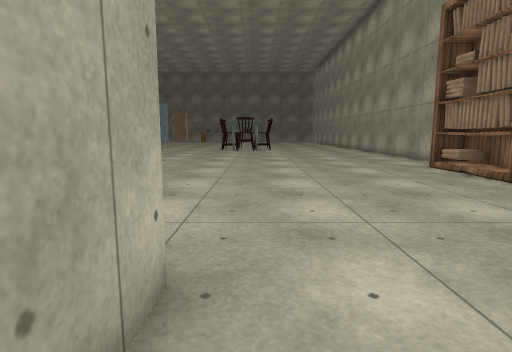
view 1 (above)

20 first-person views from a walk through a scene from a Unity 3-D project. The camera is 1.2 m above the floor, tilts 8° down and sees 80° across. The floor is counted in squares, 1 m on a side. Each view is taken from the middle of a square. On the plan, view 1 faces up. The plan holds only what a view shows up to about 13 squares ahead; the rest is blank. The place goes on beyond the plan. The player character is not drawn. Some surface patterns are stand-ins.

view 2
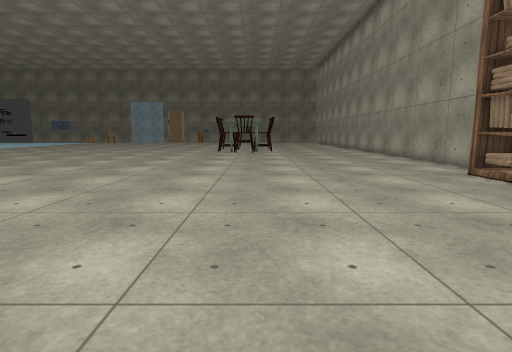

view 3
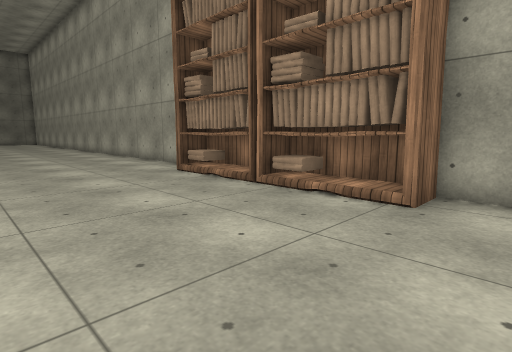

view 4
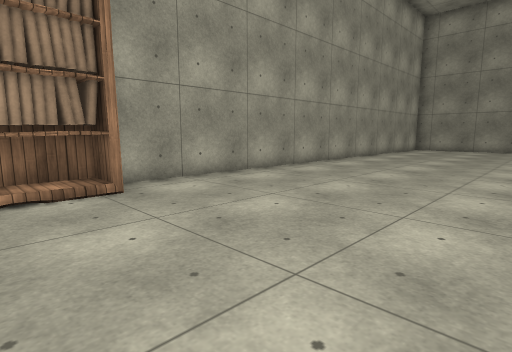

view 5
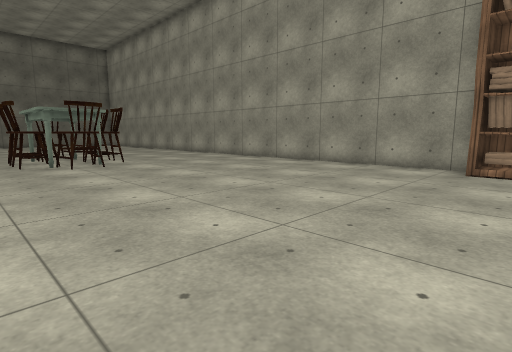

view 6
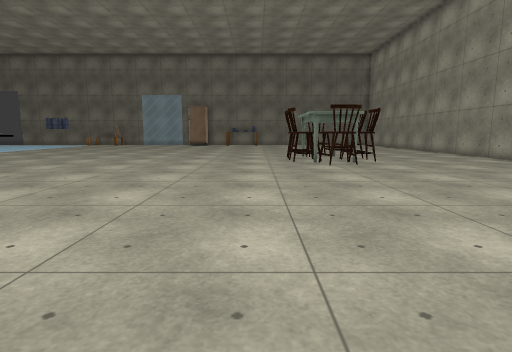

view 7
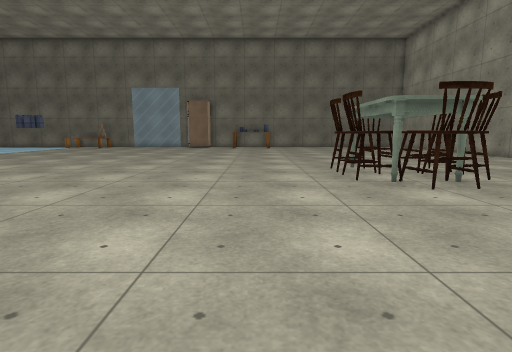

view 8
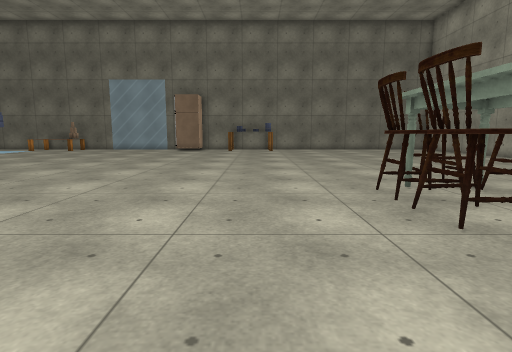

view 9
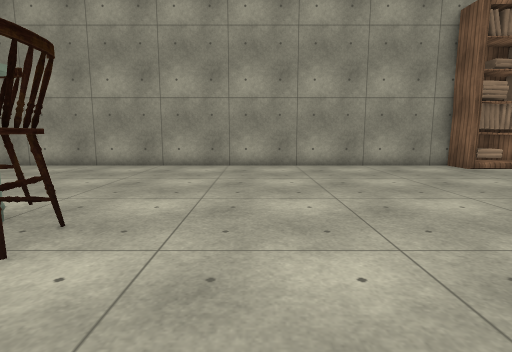

view 10
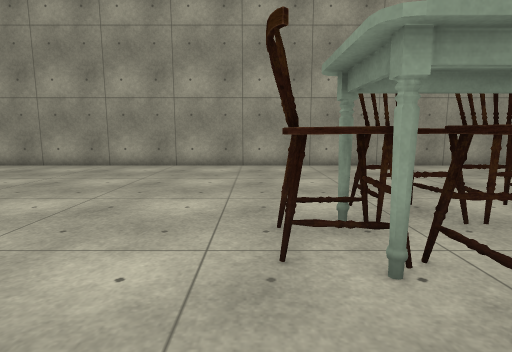

view 11
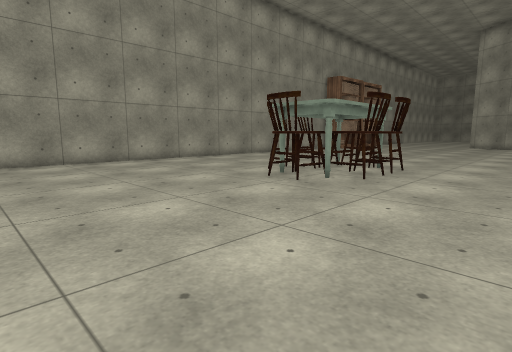

view 12
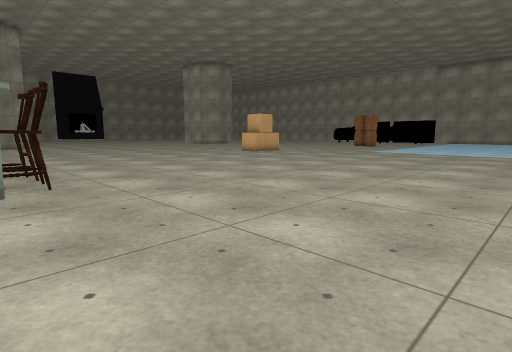

view 13
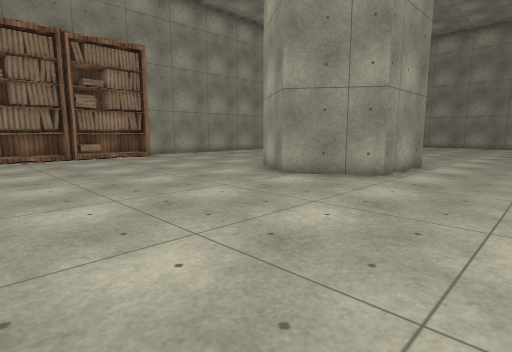

view 14
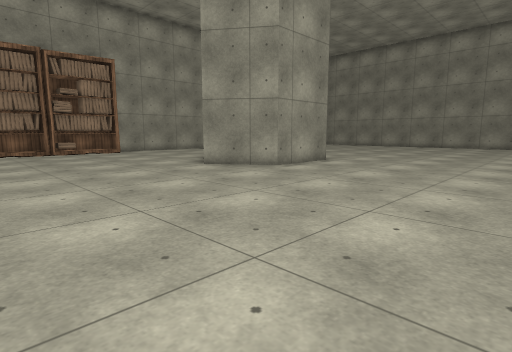

view 15
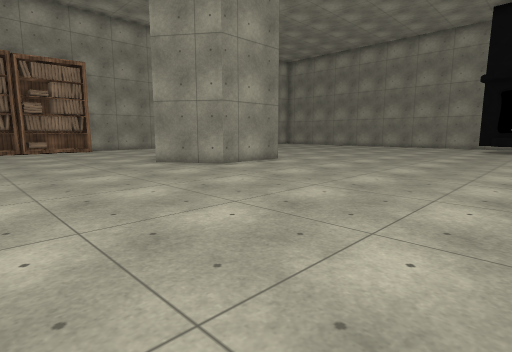

view 16
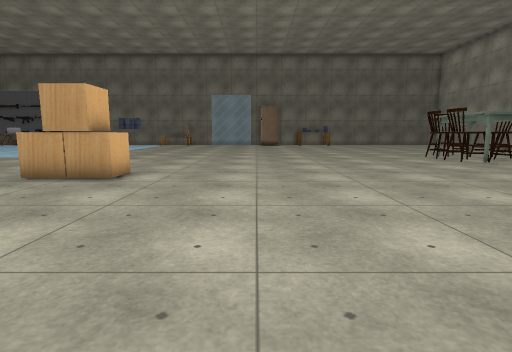

view 17
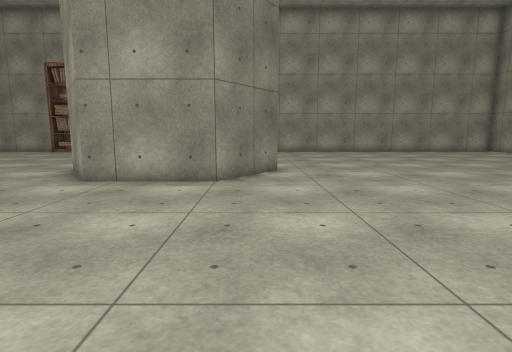

view 18
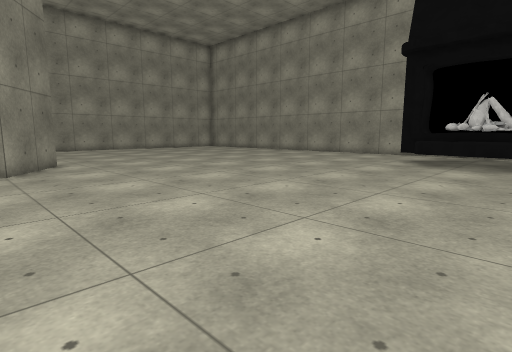

view 19
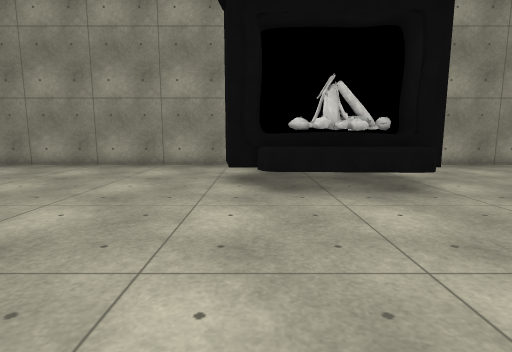

view 20
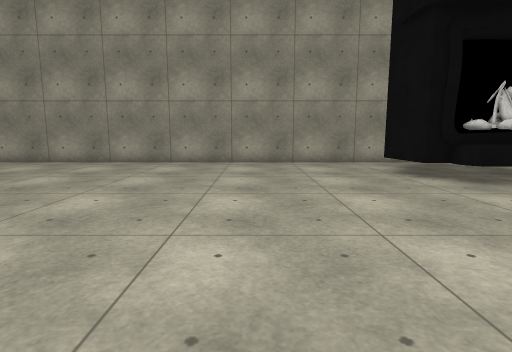

### Floor plan
Key: @ floor where view 1 was taken; # wall or solid block; . floor; = window, fence, low wall or low ledge; ^ raised ledge; S shelf; C crate; O other object.
Columns run from 16 left of view 1 to 8 right of it. Each row starts with its distance up from view 1.
 32          ........  .....#
 31 ........................#
 30 ........................#
 29 ........................#
 28  .......................#
 27  .......................#
 26  ..............O........#
 25   ............OOO.......#
 24    ...........OOOO......#
 23    ...........OOOO......#
 22 ..............OOOO......#
 21 ...............OO.......#
 20  .......................#
 19  .......................#
 18 CC......................#
 17 CC......................#
 16 ........................#
 15 ........................#
 14 ........................#
 13  .......................#
 12   ......................#
 11    ....................##
 10  . ...................OO
  9   ....................OO
  8  .....................OO
  7  .....................S#
  6  .....................OO
  5  .....................OO
  4  .....................OO#
  3   .........####.........#
  2   .........#  ##........#
  1   .........#   #........#
  0 . .........#    @.......#
 -1  ..........##    .......#
 -2 ............##   .......#
 -3 ........................#
 -4 ........................#
 -5 ........................#
 -6 .......................
 -7  .....................
 -8  ....................
 -9  ...................
-10 .................
-11 .................
-12 .^^^=............
-13 #OOO##...........
-14 #OOO #............
-15      #............
-16      ..............
-17     ................
-18     ################

Positions as (right, up) in squares from view 1, and headings:
1: (0, 0), facing up
2: (0, 2), facing up
3: (1, 2), facing up-right
4: (0, 6), facing down-right
5: (-4, 9), facing up-right
6: (-4, 9), facing up
7: (-5, 14), facing up
8: (-5, 18), facing up
9: (-4, 18), facing right
10: (-4, 26), facing right
11: (-6, 32), facing down-right
12: (-1, 32), facing down-left
13: (-9, 11), facing down-right
14: (-13, 11), facing down-right
15: (-15, 10), facing down-right
16: (-11, 9), facing up
17: (-13, -2), facing right
18: (-16, 0), facing down-right
19: (-12, -6), facing down
20: (-7, -5), facing down
